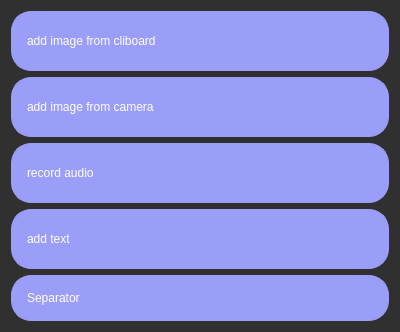
<?xml version="1.0" encoding="UTF-8"?>
<ui version="4.0">
 <class>Dialog</class>
 <widget class="QDialog" name="Dialog">
  <property name="geometry">
   <rect>
    <x>0</x>
    <y>0</y>
    <width>400</width>
    <height>332</height>
   </rect>
  </property>
  <property name="windowTitle">
   <string>Dialog</string>
  </property>
  <property name="styleSheet">
   <string notr="true">* {
	background-color: rgb(48, 48, 48);
border: 3px solid #303030;
border-radius: 10px;

}


QPushButton {
text-align: left;
	padding: 15px;
	font: 63 15pt &quot;JetBrains Mono NL SemiBold&quot;;
background-color: #9a9ef9;
border: 1px solid #9a9ef9;
border-radius: 20px;
color: #FFFFFF;
}
QPushButton:hover {
    border-radius:20px;
	border: 1px solid #7070d0;
	background-color: #7070d0;
    color: white;
}

QPushButton:disabled {
    background-color: gray;
    color: white;
}

QPushButton:pressed {
    
	background-color: rgb(85, 0, 255);
    color: white;
}
</string>
  </property>
  <layout class="QVBoxLayout" name="verticalLayout">
   <item>
    <widget class="QPushButton" name="img_from_clib">
     <property name="sizePolicy">
      <sizepolicy hsizetype="Minimum" vsizetype="Preferred">
       <horstretch>0</horstretch>
       <verstretch>0</verstretch>
      </sizepolicy>
     </property>
     <property name="text">
      <string notr="true">add image from cliboard</string>
     </property>
     <property name="icon">
      <iconset>
       <normaloff>data/clipboard.png</normaloff>data/clipboard.png</iconset>
     </property>
     <property name="iconSize">
      <size>
       <width>25</width>
       <height>25</height>
      </size>
     </property>
    </widget>
   </item>
   <item>
    <widget class="QPushButton" name="img_from_camera">
     <property name="sizePolicy">
      <sizepolicy hsizetype="Minimum" vsizetype="Preferred">
       <horstretch>0</horstretch>
       <verstretch>0</verstretch>
      </sizepolicy>
     </property>
     <property name="text">
      <string>add image from camera</string>
     </property>
     <property name="icon">
      <iconset>
       <normaloff>data/cam.png</normaloff>data/cam.png</iconset>
     </property>
     <property name="iconSize">
      <size>
       <width>25</width>
       <height>25</height>
      </size>
     </property>
    </widget>
   </item>
   <item>
    <widget class="QPushButton" name="record_audio_button">
     <property name="sizePolicy">
      <sizepolicy hsizetype="Minimum" vsizetype="Preferred">
       <horstretch>0</horstretch>
       <verstretch>0</verstretch>
      </sizepolicy>
     </property>
     <property name="text">
      <string notr="true">record audio</string>
     </property>
     <property name="icon">
      <iconset>
       <normaloff>data/mic.png</normaloff>data/mic.png</iconset>
     </property>
     <property name="iconSize">
      <size>
       <width>25</width>
       <height>25</height>
      </size>
     </property>
     <property name="autoDefault">
      <bool>true</bool>
     </property>
    </widget>
   </item>
   <item>
    <widget class="QPushButton" name="add_text_button">
     <property name="sizePolicy">
      <sizepolicy hsizetype="Minimum" vsizetype="Preferred">
       <horstretch>0</horstretch>
       <verstretch>0</verstretch>
      </sizepolicy>
     </property>
     <property name="text">
      <string>add text</string>
     </property>
     <property name="icon">
      <iconset>
       <normaloff>data/text.png</normaloff>data/text.png</iconset>
     </property>
     <property name="iconSize">
      <size>
       <width>25</width>
       <height>25</height>
      </size>
     </property>
    </widget>
   </item>
   <item>
    <widget class="QPushButton" name="separator_button">
     <property name="text">
      <string>Separator</string>
     </property>
     <property name="icon">
      <iconset>
       <normaloff>data/separator.png</normaloff>data/separator.png</iconset>
     </property>
     <property name="iconSize">
      <size>
       <width>25</width>
       <height>25</height>
      </size>
     </property>
    </widget>
   </item>
  </layout>
 </widget>
 <resources/>
 <connections/>
</ui>
